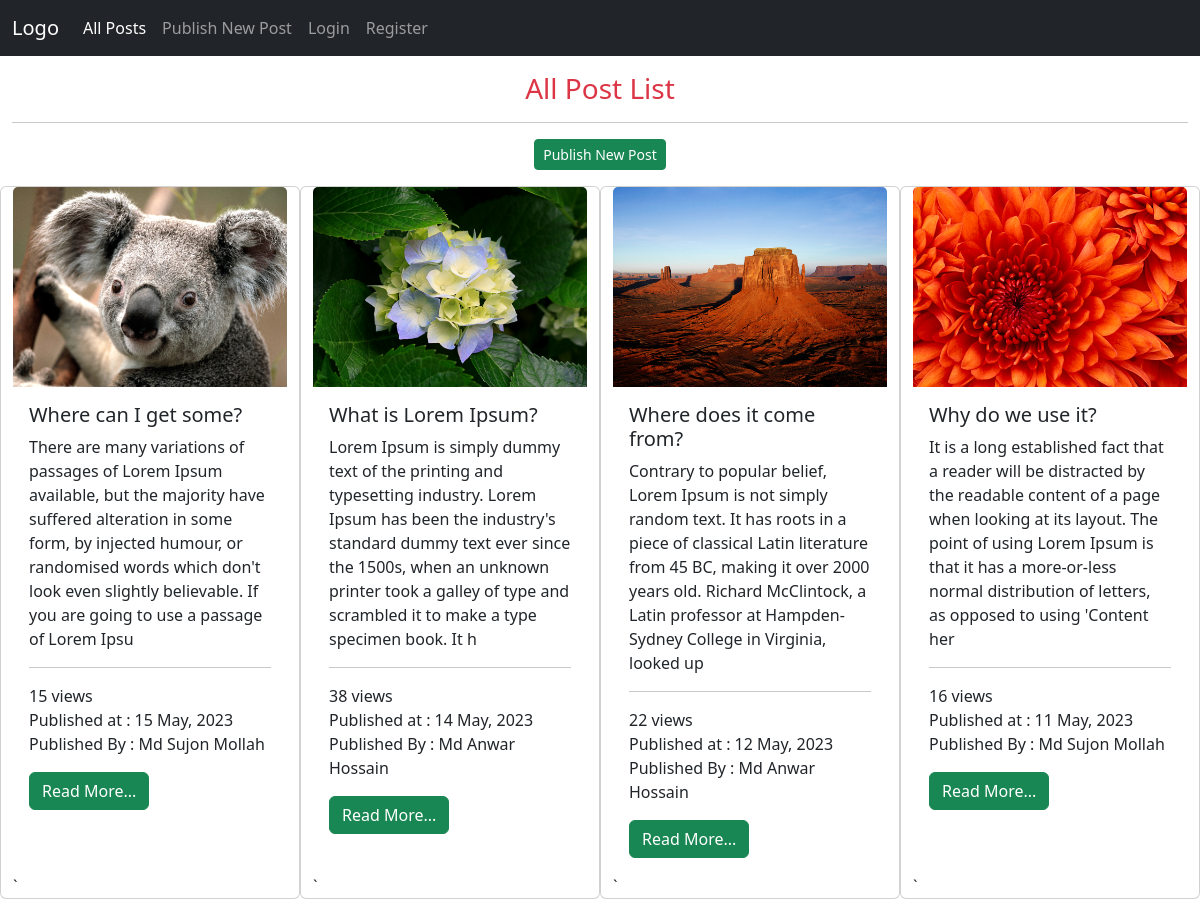
The page / on the database its author committed.
### tables this page shows
CREATE TABLE `posts` (
  `id` int(11) NOT NULL,
  `user_id` int(11) NOT NULL,
  `title` varchar(255) NOT NULL,
  `body` varchar(15000) NOT NULL,
  `image` varchar(255) DEFAULT NULL,
  `view` bigint(20) DEFAULT 0,
  `published_at` datetime NOT NULL
);

CREATE TABLE `users` (
  `id` int(11) NOT NULL,
  `name` varchar(255) NOT NULL,
  `email` varchar(255) NOT NULL,
  `password` varchar(255) NOT NULL,
  `image` varchar(255) DEFAULT NULL,
  `registered_at` datetime NOT NULL
);

### Helpers/functions.php (called while the page is built, shortened)
<?php
function isActive($uri)
{
    return parse_url($_SERVER['REQUEST_URI'])['path'] == $uri ? 'active' : '';
}
function view($url, $data = [])
{
    extract($data);
    $url = str_replace('.', '/', $url);
    require('Views/'.$url.'.blade.php');
}
function getFilePath($folder = null, $file = null)
{
    if(!empty($folder) && !empty($file))
    {
        $path = 'public/images/'.$folder.'/'.$file;
        if(file_exists($path))
        {
            return $path;
        }
        return 'public/images/default/no_image.jpg';
    }
}

### Controllers/PostController.php (called while the page is built, shortened)
<?php
class PostController extends Controller {
    public $db;
    public function __construct($db)
    {
        $this->db = $db;
    }
    public function index()
    {
        $posts = $this->db->query("SELECT p.*, u.name FROM posts p
                        JOIN users u
                        ON p.user_id = u.id
                        ORDER BY p.published_at DESC"
                    )->get();
        return view('posts.index', compact('posts'));
    }
}

### index.php (called while the page is built, shortened)
<?php
require('Helpers/functions.php');
require('Router/Route.php');
$uri = parse_url($_SERVER['REQUEST_URI'])['path'];
$method = $_POST['_method'] ?? $_SERVER['REQUEST_METHOD'];
Route::router($uri, $method);

### Controllers/Auth/Auth.php (called while the page is built, shortened)
<?php
class Auth {
    public static function user()
    {
        return isset($_SESSION['user']);
    }
}

### Config/Database.php (called while the page is built, shortened)
<?php
class Database{
    public $connection;
    public $statement;
    public function __construct($config, $user = "root", $pass = "")
    {
        $dsn = "mysql:".http_build_query($config, "", ";");
        $this->connection = new PDO($dsn, $user, $pass);
    }
    public function raw($query, $params = [])
    {
        $this->statement = $this->connection->prepare($query);
        $this->statement->execute($params);
        return $this->statement;
    }
    public function query($query, $params = [])
    {
        $this->raw($query, $params);
        return $this;
    }
    public function get()
    {
        return $this->statement->fetchAll();
    }
}

### Views/posts/index.blade.php (the view)
<?php require('Views/partials/head.blade.php') ?>
<?php require('Views/partials/nav.blade.php') ?>
<div class="container-fluid mt-3">
  <h3 class="text-center text-danger">All Post List</h3><hr>
  <div class="mb-3" align="center">
    <a href="javascript:void(0)" class="btn btn-success btn-sm" >Publish New Post</a>
</div>
   <div class="row">
    <?php foreach($posts as $key => $post) { ?>
    <div class="card col-md-3">
        <img src="<?= getFilePath('posts', $post['image']) ?>" class="card-img-top" alt="" height="200">
        <div class="card-body">
            <h5 class="card-title"><?= $post['title'] ?></h5>
            <p class="card-text"><?= substr($post['body'], 0, 250) ?></p><hr>
            <p class="card-text"><?= $post['view'] ?> views <br>
                Published at : <?= date('d F, Y', strtotime($post['published_at'])) ?><br>
                Published By : <?= $post['name'] ?>
            </p>
            <a href="/post-show?id=<?= $post['id'] ?>" class="btn btn-success">Read More...</a>
        </div>`
    </div>
    <?php } ?>
    </div>
</div>
<?php require('Views/partials/foot.blade.php') ?>

### Router/Route.php (shortened to what this page needs)
<?php
require('Config/Database.php');
require('Controllers/Auth/Auth.php');
class Route {
    public static $routes = [];
    public static function add($method, $uri, $controller)
    {
        static::$routes[] = [
            'method' => $method,
            'uri' => $uri,
            'controller' => $controller,
            'middleware' => '',
        ];
        return new self;
    }
    public static function middleware($key)
    {
        static::$routes[array_key_last(static::$routes)]['middleware'] = $key;
    }
    public static function router($uri, $method)
    {
        $config = require('Config/config.php');
        $db = new Database($config['database']);
        foreach(static::$routes as $route)
        {
            if($route['uri'] == $uri && $route['method'] == strtoupper($method))
            {
                $data = explode('@', $route['controller']);
                $object = new $data[0]($db);
                $method = $data[1];
                $object->$method();
            }
        }
    }
}

### Views/partials/head.blade.php (shortened to what this page needs)
<!DOCTYPE html>
<html lang="en">
<head>
  <link href="https://cdn.jsdelivr.net/npm/bootstrap@5.2.3/dist/css/bootstrap.min.css" rel="stylesheet">
</head>
<body class="">

### Views/partials/nav.blade.php (shortened to what this page needs)
<nav class="navbar navbar-expand-sm bg-dark navbar-dark">
  <div class="container-fluid">
    <a class="navbar-brand" href="/">Logo</a>
    <div class="collapse navbar-collapse" id="collapsibleNavbar">
      <ul class="navbar-nav">
        <li class="nav-item">
          <a class="nav-link <?= isActive('/') ?>" href="/">All Posts</a>
        </li>
        <li class="nav-item">
          <a class="nav-link <?= isActive('/posts') ?>" href="/publish-post">Publish New Post</a>
        </li>
        <?php if(Auth::user()) { ?>
          <li class="nav-item dropdown">
          <a class="nav-link dropdown-toggle" href="#" role="button" data-bs-toggle="dropdown"><?= Auth::name() ?></a>
          <ul class="dropdown-menu">
            <li><a class="dropdown-item" href="#">My Profile</a></li>
            <li><a class="dropdown-item" href="#">Change Password</a></li>
            <li>
              <form method="POST" action="/logout" id="logout-form">
                <a class="dropdown-item" href="/logout" onclick="event.preventDefault(); document.getElementById('logout-form').submit();">Logout</a>
              </form>
            </li>
          </ul>
        </li>
        <?php } else  {  ?>
          <li class="nav-item">
            <a class="nav-link <?= isActive('/login') ?>" href="/login">Login</a>
          </li>
          <li class="nav-item">
            <a class="nav-link <?= isActive('/register') ?>" href="/register">Register</a>
          </li>
        <?php } ?>
      </ul>
    </div>
  </div>
</nav>

### Views/partials/foot.blade.php (shortened to what this page needs)
</body>
</html>

### rows shown on the page
posts: image (picture), title "Where can I get some?", body "There are many variations of passages of Lorem Ipsum available, but the majority have suffered alteration in some form, by injected humour, or randomised words which don't look even slightly believable. If you are going to use a passage of Lorem Ipsu", view "15", published_at "15 May, 2023", user.name "Md Sujon Mollah"
posts: image (picture), title "What is Lorem Ipsum?", body "Lorem Ipsum is simply dummy text of the printing and typesetting industry. Lorem Ipsum has been the industry's standard dummy text ever since the 1500s, when an unknown printer took a galley of type and scrambled it to make a type specimen book. It h", view "38", published_at "14 May, 2023", user.name "Md Anwar Hossain"
posts: image (picture), title "Where does it come from?", body "Contrary to popular belief, Lorem Ipsum is not simply random text. It has roots in a piece of classical Latin literature from 45 BC, making it over 2000 years old. Richard McClintock, a Latin professor at Hampden-Sydney College in Virginia, looked up", view "22", published_at "12 May, 2023", user.name "Md Anwar Hossain"
posts: image (picture), title "Why do we use it?", body "It is a long established fact that a reader will be distracted by the readable content of a page when looking at its layout. The point of using Lorem Ipsum is that it has a more-or-less normal distribution of letters, as opposed to using 'Content her", view "16", published_at "11 May, 2023", user.name "Md Sujon Mollah"
